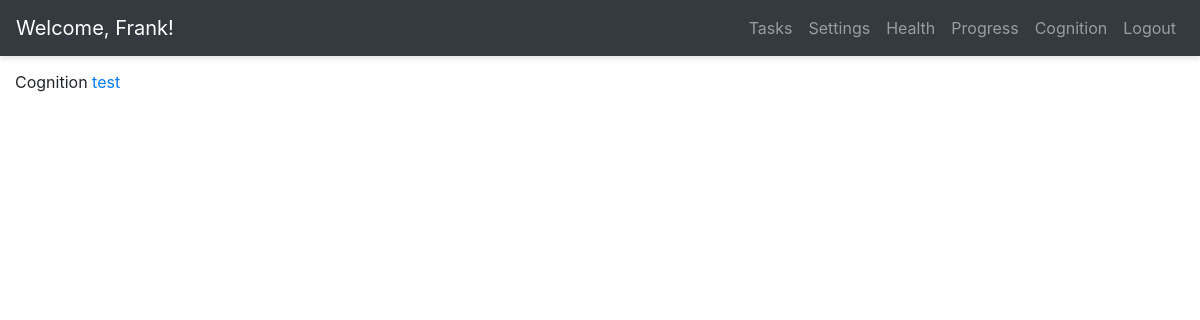
Page /cognition (signed in) on the earlier database version.
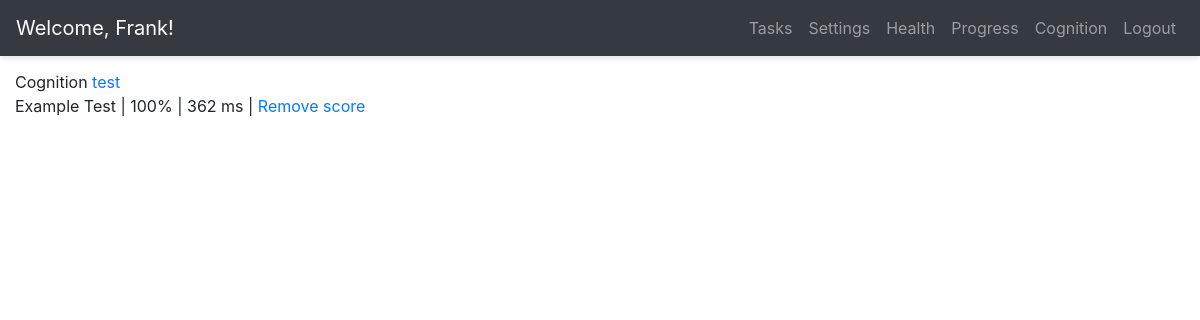
Same page on the later database version.
### app/models.py (models this page shows, shortened)
class Test(db.Model):
    id = db.Column(db.Integer, primary_key=True)
    testname = db.Column(db.String(140))
    score = db.Column(db.String(140))
    accuracy = db.Column(db.String(140))
    reaction_time = db.Column(db.String(140))
    timestamp = db.Column(db.DateTime, index=True, default=datetime.utcnow)
    user_id = db.Column(db.Integer, db.ForeignKey('user.id'))
    language = db.Column(db.String(5))

### app/routes.py (the view)
@app.route("/cognition", methods = ['GET'])
@login_required
def cognition():
    tests = current_user.tests.order_by(Test.timestamp.desc()).all()
    return render_template('cognition.html', tests=tests)

### app/models.py (called while the page is built)
@login.user_loader
def load_user(user_id):
    return User.query.get(user_id)

### app/templates/cognition.html
{% extends "base.html" %}
{% block app_content %}
Cognition
<a href="{{url_for('test1')}}">test</a>
{% for test in tests %}
        <br>{{ test.testname }} | {{ test.score }}% | {{ test.reaction_time }} ms | <a href="{{ url_for('delete_test', test_id=test.id) }}">Remove score</a>
    {% endfor %}
{% endblock %}

Differences in the rows shown:
added Test: testname "Example Test", score "100", reaction_time "362"
